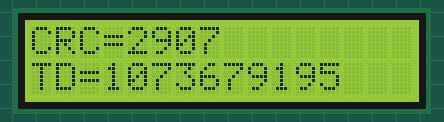
Recording of a sketch running on a simulated Arduino Uno, built with avr-gcc and run on an emulated ATmega328P. On the bench: 16×2 character LCD. What the sketch prints to the serial monitor is not drawn.

Above: at 0.2 s.

The sketch:

TX_CRC16_with_14bit_data.ino
```cpp
#include <LiquidCrystal_I2C.h>
#include <Wire.h>
LiquidCrystal_I2C lcd(0x27, 16, 2);
//#include <LiquidCrystal.h>
int c;
// initialize the library with the numbers of the interface pins
//LiquidCrystal lcd(12, 11, 5, 4, 3, 2);
void  setup ()
{
  Serial . begin (1200);

}
void  loop ()
{
  crc_16_data_14_tx(16383);
}
void crc_16_data_14_tx(long c)
{
int data[30];//stored result of crc bits
long data2[30];//stored result  in terms of the position of bit 2^n


 //  byte hmar[2];
 // hmar[0]=0xff;
 // hmar[1]=0x80;
// Serial . write (hmar,2); // send the corresponding angle

char buffer[1000];
//sprintf(buffer,"%0ld",1099511627775/10000);
 // Serial.print(16777216);
//  Serial.flush();
//  delay (1000);

   //c=205;
   //c=16383;

  int n=13;
  int i=0;
  while(i<30 )//add padding zeros to the 8 bit data to form the data frame of 30 bits
   {
    if (i<=13)
    {
 boolean b= bitRead(c,n);
 data[i]=b;
  n--;
    }
    else if (i>13)
    {
      data[i]=0;
    }
    i++;
   }
i =0;
while (i<=29)// to calculate the crc value by using crc-16modem polynomial p(x)=x^16+x^12+x^5+1
{
  if(i+16>29)
  {
    break;
    }
if (data [i]==1)
{
data[i]= !data[i];//x^16
data[i+4]=!data[i+4];//x^12
data[i+11]=!data[i+11];//x^5
data[i+16]=!data[i+16];//1
}
i++;
}
long td=0;
int t =29;
for (int i=0;i<=29;i++)//To convert the crc value from binary to decimal
 {
   data2[i]=data[t];
   data2[i]<<=i;
   td+=data2[i];
  t--;
  }
//Serial.println("The crc values:");
//Serial.println(td,DEC);
//Serial.println("The crc calculation is finished");
long dataa =c;
long crc = td;
dataa<<=16;
td=td+dataa;//8bit data+16bit crc
//Serial.println("The txdata values:");
//for (int l=0;l<5;l++)
//{
// for (int h=0;h<5;h++)
// {
 Serial.print("i");
 Serial.print(td);
 Serial.print("f");
 Serial.flush();
 //delay(10);
 //}
//}
lcd.begin(16, 2);
lcd.clear();
lcd.setCursor(0,0);
lcd.print("CRC=");
lcd.print(crc,DEC);
//lcd.print(" data:");
//lcd.print(data>>16,DEC);
lcd.setCursor(0,1);
lcd.print("TD=");
lcd.print(td,DEC);
}
```
